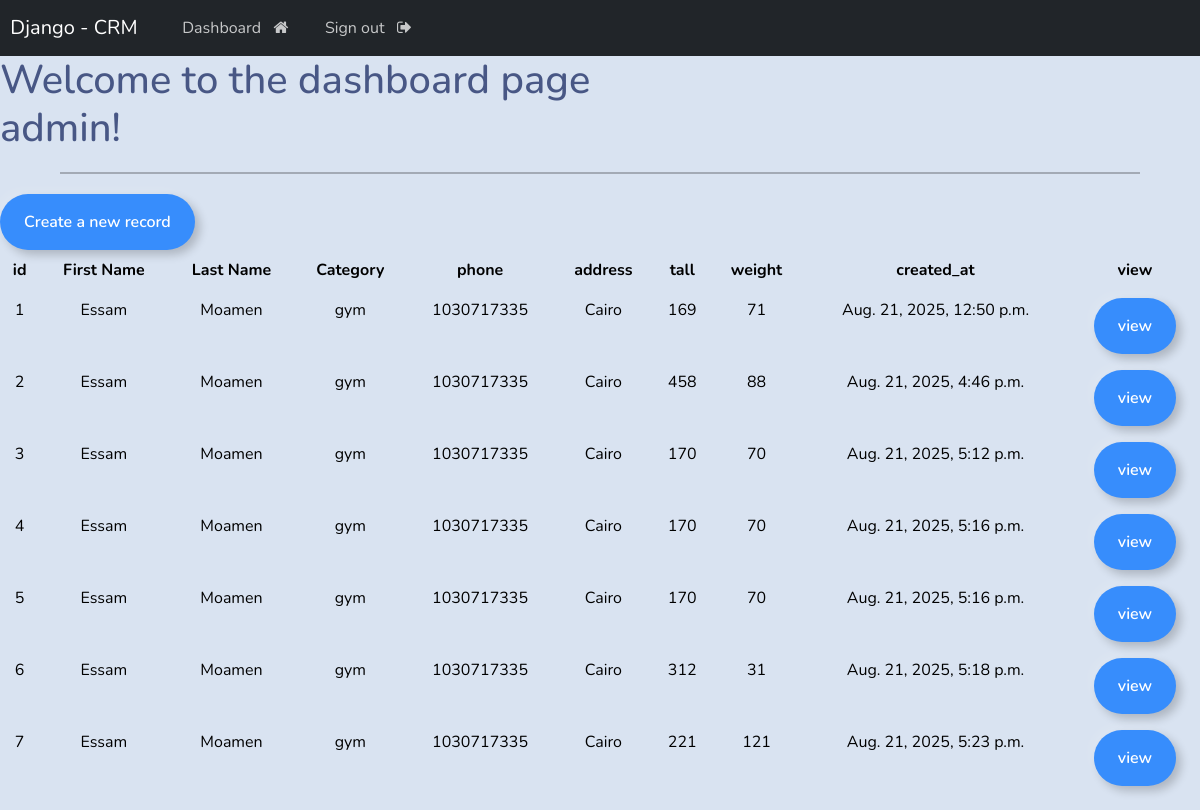
Page /dashboard/ (signed in) on the earlier database version.
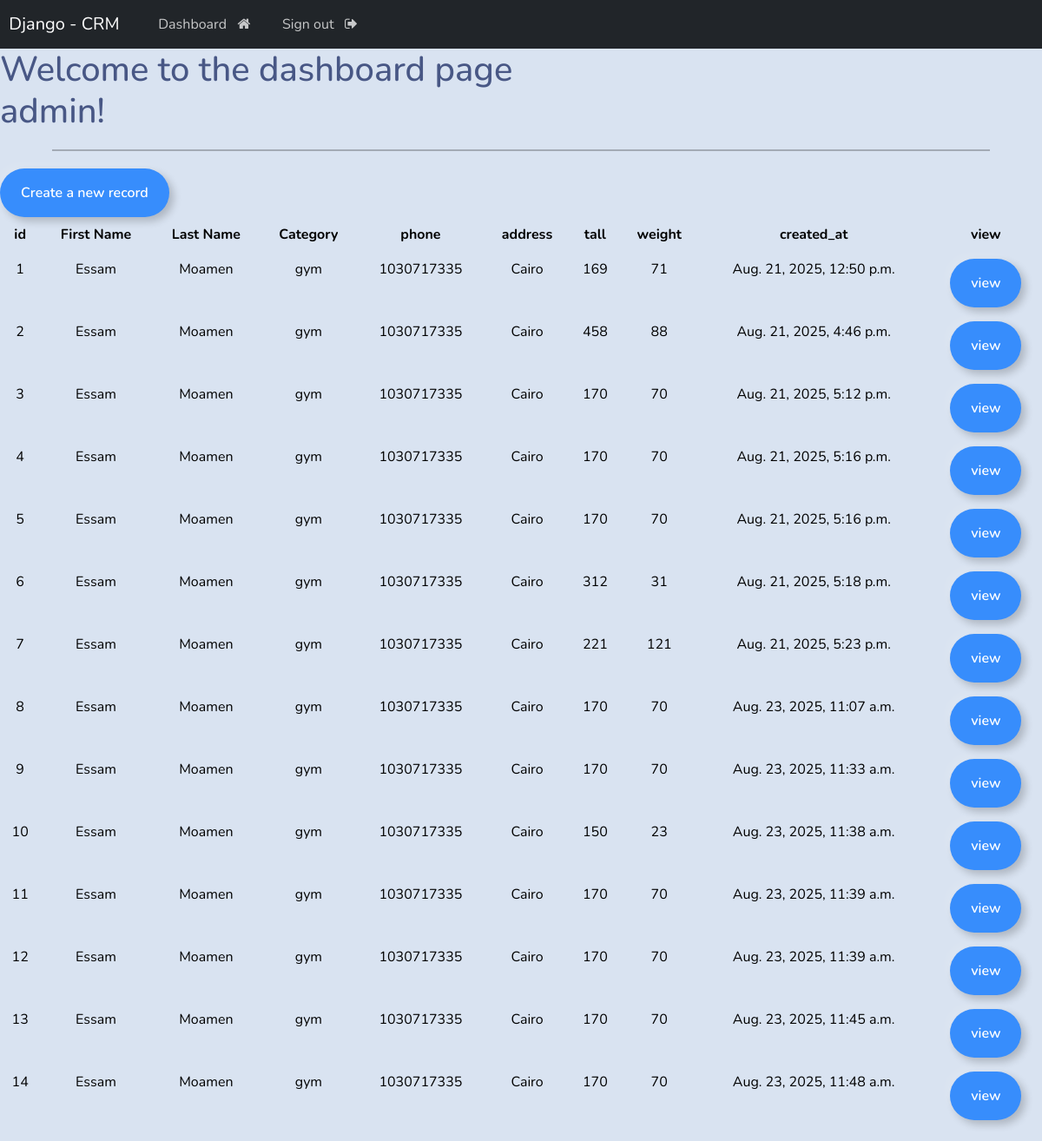
Same page on the later database version.
### webapp/models.py (models this page shows, shortened)
class Record(models.Model):
    first_name = models.CharField(max_length=250)
    last_name = models.CharField(max_length=250)
    category = models.ForeignKey(Category, on_delete=models.CASCADE, related_name='records')
    phone = models.CharField(max_length=20)
    tall = models.IntegerField()
    weight = models.IntegerField()
    address = models.CharField(max_length=250)
    created_at = models.DateTimeField(auto_now_add=True)

class Category(models.Model):
    name = models.CharField(max_length=250, unique=True)
    created_at = models.DateTimeField(auto_now_add=True)
    def __str__(self):
        return self.name

### webapp/views.py (the view)
# urls.py: path('dashboard/', dashboard, name='dashboard'),
@login_required(login_url='login')
def dashboard(request):
    records = Record.objects.all()
    return render(request, 'web/dashboard.html', {'records': records})

### templates/web/dashboard.html
{% extends 'base.html'%}
{% block content %}
<h1> Welcome to the dashboard page <br>{{user}}!<br></h1>
<hr style="border: 1px solid #000;margin: 20px 60px;">
<a href="{% url 'create_record' %}" class="btn btn-outline-primary">Create a new record</a>
<div  class="text-center">
<table class="table">
  <thead>
    <tr>
      <th scope="col">id</th>
      <th scope="col">First Name</th>
      <th scope="col">Last Name</th>
      <th scope="col">Category</th>
      <th scope="col">phone</th>
      <th scope="col">address</th>
      <th scope="col">tall</th>
      <th scope="col">weight</th>
      <th scope="col">created_at</th>
      <th scope="col">view</th>
    </tr>
  </thead>
  <tbody>
    {% for record in records %}
    <tr>
      <td>{{record.id}}</td>
      <td>{{record.first_name}}</td>
      <td>{{record.last_name}}</td>
      <td>{{record.category}}</td>
      <td>{{record.phone}}</td>
      <td>{{record.address}}</td>
      <td>{{record.tall}}</td>
      <td>{{record.weight}}</td>
      <td>{{record.created_at}}</td>
      <td><a href="{% url 'view_record' record.id %}" class="btn btn-outline-primary"> view  </a></td>
    </tr>
   {% endfor %}
  </tbody>
</table>
</div>
{% endblock %}

### templates/base.html (shortened to what this page needs)
{%load static %}
<!DOCTYPE html>
<html lang="en">
<head>
    <link rel="stylesheet" href="https://bootswatch.com/5/morph/bootstrap.min.css">
    <link rel="stylesheet" href="https://cdnjs.cloudflare.com/ajax/libs/font-awesome/4.7.0/css/font-awesome.min.css">
</head>
<body>
    {% include 'parts/navbar.html' %}
    {%block content %}
    {% endblock %}
</body>
</html>

### templates/parts/navbar.html (shortened to what this page needs)
<nav class="navbar navbar-expand-lg navbar-dark bg-dark justify-content-center">
    <a class="navbar-brand main-heading" href="{% url 'index' %}">
      &nbsp; Django - CRM
    </a>
      <div class="collapse navbar-collapse text-center" id="navbarNavDropdown">
        <ul class="navbar-nav mr-auto">
          {% if user.is_authenticated %}
            <li class="nav-item">
              <a class="nav-link" href="{% url 'dashboard' %}">Dashboard &nbsp; <i class="fa fa-home" aria-hidden="true"></i> </a>
            </li>
            <li class="nav-item">
              <a class="nav-link" href="{% url 'logout'%}">Sign out &nbsp; <i class="fa fa-sign-out" aria-hidden="true"></i> </a>
            </li>
            {% endif %}
        </ul>
      </div>
  </nav>

Differences in the rows shown:
added Record: id "8", first_name "Essam", last_name "Moamen", category "gym", phone "1030717335", address "Cairo", tall "170", weight "70", created_at "Aug. 23, 2025, 11:07 a.m."
added Record: id "9", first_name "Essam", last_name "Moamen", category "gym", phone "1030717335", address "Cairo", tall "170", weight "70", created_at "Aug. 23, 2025, 11:33 a.m."
added Record: id "10", first_name "Essam", last_name "Moamen", category "gym", phone "1030717335", address "Cairo", tall "150", weight "23", created_at "Aug. 23, 2025, 11:38 a.m."
added Record: id "11", first_name "Essam", last_name "Moamen", category "gym", phone "1030717335", address "Cairo", tall "170", weight "70", created_at "Aug. 23, 2025, 11:39 a.m."
added Record: id "12", first_name "Essam", last_name "Moamen", category "gym", phone "1030717335", address "Cairo", tall "170", weight "70", created_at "Aug. 23, 2025, 11:39 a.m."
added Record: id "13", first_name "Essam", last_name "Moamen", category "gym", phone "1030717335", address "Cairo", tall "170", weight "70", created_at "Aug. 23, 2025, 11:45 a.m."
added Record: id "14", first_name "Essam", last_name "Moamen", category "gym", phone "1030717335", address "Cairo", tall "170", weight "70", created_at "Aug. 23, 2025, 11:48 a.m."
